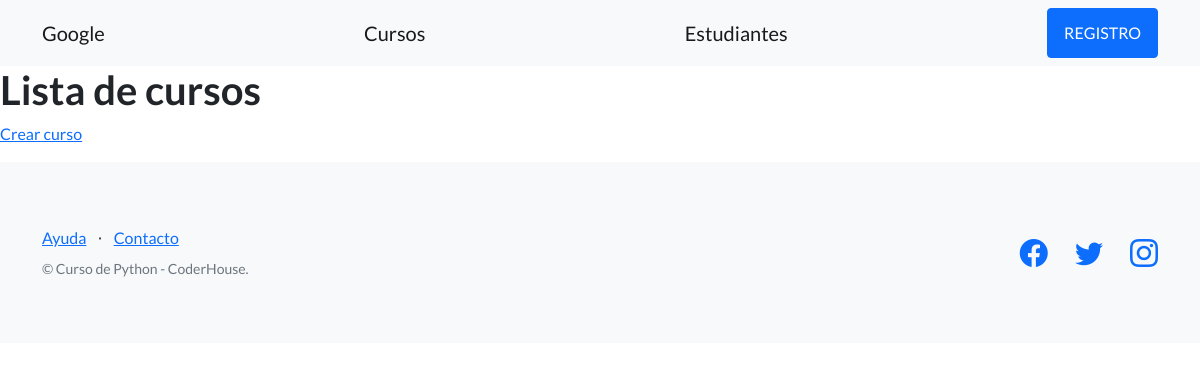
The page /estudios/cursos/ on the database as committed earlier.
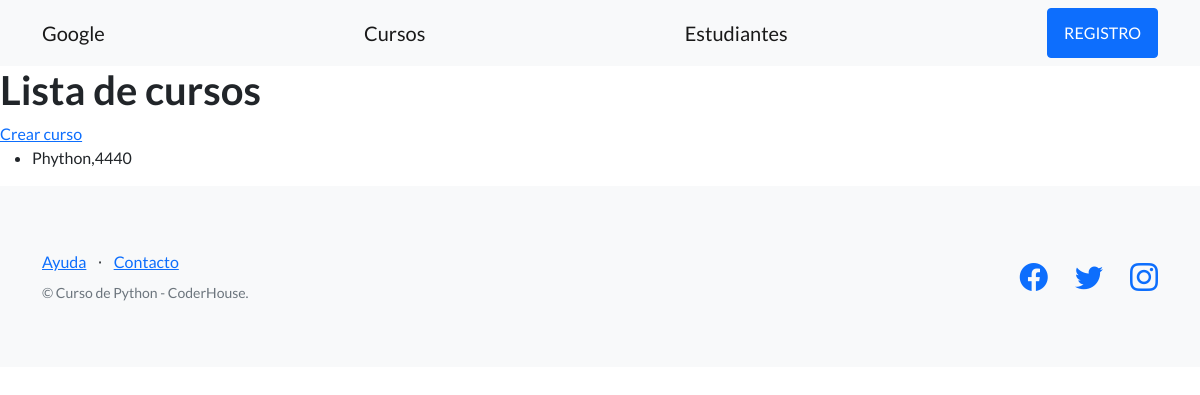
The same page on the database as committed later.
### AppCoder/models.py (models this page shows, shortened)
class Curso(models.Model):
    nombre = models.CharField(max_length=80) #equivalente de str
    comision = models.IntegerField()  #equivalente a int

### AppCoder/views.py (the view)
# urls.py: path("cursos/", listar_cursos, name="lista_cursos"),
def listar_cursos(request):
    contexto = {
        "cursos" : Curso.objects.all(),
    }
    http_response = render(
      request=request,
    template_name='AppCoder/lista_cursos.html',
      context=contexto,
  )
    return http_response

### AppCoder/templates/AppCoder/lista_cursos.html
{% extends "AppCoder/base.html"%}
{% block contenido %}
<section>
    <div>
        <h1>Lista de cursos</h1>
        <a href="{% url 'crear-curso' %}">Crear curso</a>
        <ul>
        {% for curso in cursos %}
         <li>{{curso.nombre}},{{curso.comision}}</li>
        {% endfor %}
        </ul>
    </div>
</section>
{% endblock contenido %}

Rows that differ between the two databases and show on the page:
added Curso: nombre "Phython", comision "4440"
